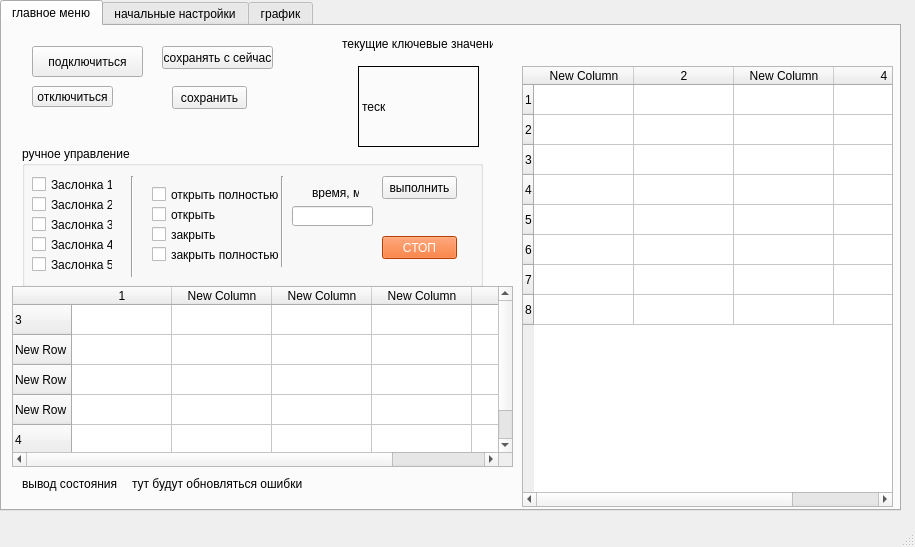
<?xml version="1.0" encoding="UTF-8"?>
<ui version="4.0">
 <class>MainWindow</class>
 <widget class="QMainWindow" name="MainWindow">
  <property name="geometry">
   <rect>
    <x>0</x>
    <y>0</y>
    <width>915</width>
    <height>547</height>
   </rect>
  </property>
  <property name="windowTitle">
   <string>MainWindow</string>
  </property>
  <widget class="QWidget" name="centralwidget">
   <widget class="QTabWidget" name="tabWidget">
    <property name="geometry">
     <rect>
      <x>0</x>
      <y>0</y>
      <width>901</width>
      <height>511</height>
     </rect>
    </property>
    <property name="currentIndex">
     <number>0</number>
    </property>
    <widget class="QWidget" name="tab">
     <attribute name="title">
      <string>главное меню</string>
     </attribute>
     <widget class="QGroupBox" name="groupBox_3">
      <property name="geometry">
       <rect>
        <x>20</x>
        <y>120</y>
        <width>461</width>
        <height>141</height>
       </rect>
      </property>
      <property name="title">
       <string>ручное управление</string>
      </property>
      <widget class="Line" name="line_2">
       <property name="geometry">
        <rect>
         <x>250</x>
         <y>30</y>
         <width>20</width>
         <height>91</height>
        </rect>
       </property>
       <property name="orientation">
        <enum>Qt::Vertical</enum>
       </property>
      </widget>
      <widget class="QCheckBox" name="ch_damp_2">
       <property name="geometry">
        <rect>
         <x>10</x>
         <y>70</y>
         <width>81</width>
         <height>17</height>
        </rect>
       </property>
       <property name="text">
        <string>Заслонка 3</string>
       </property>
      </widget>
      <widget class="QCheckBox" name="open_full">
       <property name="geometry">
        <rect>
         <x>130</x>
         <y>40</y>
         <width>131</width>
         <height>17</height>
        </rect>
       </property>
       <property name="text">
        <string>открыть полностью</string>
       </property>
      </widget>
      <widget class="QCheckBox" name="open">
       <property name="geometry">
        <rect>
         <x>130</x>
         <y>60</y>
         <width>70</width>
         <height>17</height>
        </rect>
       </property>
       <property name="text">
        <string>открыть</string>
       </property>
      </widget>
      <widget class="QCheckBox" name="ch_damp_4">
       <property name="geometry">
        <rect>
         <x>10</x>
         <y>110</y>
         <width>81</width>
         <height>17</height>
        </rect>
       </property>
       <property name="text">
        <string>Заслонка 5</string>
       </property>
      </widget>
      <widget class="QLineEdit" name="time_head">
       <property name="geometry">
        <rect>
         <x>270</x>
         <y>60</y>
         <width>81</width>
         <height>20</height>
        </rect>
       </property>
      </widget>
      <widget class="Line" name="line_4">
       <property name="geometry">
        <rect>
         <x>100</x>
         <y>30</y>
         <width>20</width>
         <height>101</height>
        </rect>
       </property>
       <property name="orientation">
        <enum>Qt::Vertical</enum>
       </property>
      </widget>
      <widget class="QCheckBox" name="close">
       <property name="geometry">
        <rect>
         <x>130</x>
         <y>80</y>
         <width>70</width>
         <height>17</height>
        </rect>
       </property>
       <property name="text">
        <string>закрыть</string>
       </property>
      </widget>
      <widget class="QPushButton" name="to_do_bt">
       <property name="geometry">
        <rect>
         <x>360</x>
         <y>30</y>
         <width>75</width>
         <height>23</height>
        </rect>
       </property>
       <property name="text">
        <string>выполнить</string>
       </property>
      </widget>
      <widget class="QCheckBox" name="ch_damp_0">
       <property name="geometry">
        <rect>
         <x>10</x>
         <y>30</y>
         <width>81</width>
         <height>17</height>
        </rect>
       </property>
       <property name="text">
        <string>Заслонка 1</string>
       </property>
      </widget>
      <widget class="QLabel" name="label_16">
       <property name="geometry">
        <rect>
         <x>290</x>
         <y>40</y>
         <width>47</width>
         <height>13</height>
        </rect>
       </property>
       <property name="text">
        <string>время, мс</string>
       </property>
      </widget>
      <widget class="QCheckBox" name="close_full">
       <property name="geometry">
        <rect>
         <x>130</x>
         <y>100</y>
         <width>131</width>
         <height>17</height>
        </rect>
       </property>
       <property name="text">
        <string>закрыть полностью</string>
       </property>
      </widget>
      <widget class="QCheckBox" name="ch_damp_3">
       <property name="geometry">
        <rect>
         <x>10</x>
         <y>90</y>
         <width>81</width>
         <height>17</height>
        </rect>
       </property>
       <property name="text">
        <string>Заслонка 4</string>
       </property>
      </widget>
      <widget class="QCheckBox" name="ch_damp_1">
       <property name="geometry">
        <rect>
         <x>10</x>
         <y>50</y>
         <width>81</width>
         <height>17</height>
        </rect>
       </property>
       <property name="text">
        <string>Заслонка 2</string>
       </property>
      </widget>
      <widget class="QPushButton" name="stop_bt">
       <property name="geometry">
        <rect>
         <x>360</x>
         <y>90</y>
         <width>75</width>
         <height>23</height>
        </rect>
       </property>
       <property name="styleSheet">
        <string notr="true">background-color: rgb(255, 85, 0);
color: rgb(255, 255, 255);</string>
       </property>
       <property name="text">
        <string>СТОП</string>
       </property>
      </widget>
     </widget>
     <widget class="QTableWidget" name="table_data">
      <property name="geometry">
       <rect>
        <x>520</x>
        <y>40</y>
        <width>371</width>
        <height>441</height>
       </rect>
      </property>
      <row>
       <property name="text">
        <string>1</string>
       </property>
      </row>
      <row>
       <property name="text">
        <string>2</string>
       </property>
      </row>
      <row>
       <property name="text">
        <string>3</string>
       </property>
      </row>
      <row>
       <property name="text">
        <string>4</string>
       </property>
      </row>
      <row>
       <property name="text">
        <string>5</string>
       </property>
      </row>
      <row>
       <property name="text">
        <string>6</string>
       </property>
      </row>
      <row>
       <property name="text">
        <string>7</string>
       </property>
      </row>
      <row>
       <property name="text">
        <string>8</string>
       </property>
      </row>
      <column>
       <property name="text">
        <string>New Column</string>
       </property>
      </column>
      <column>
       <property name="text">
        <string>2</string>
       </property>
      </column>
      <column>
       <property name="text">
        <string>New Column</string>
       </property>
      </column>
      <column>
       <property name="text">
        <string>4</string>
       </property>
      </column>
     </widget>
     <widget class="QTableWidget" name="table_rate">
      <property name="geometry">
       <rect>
        <x>10</x>
        <y>260</y>
        <width>501</width>
        <height>181</height>
       </rect>
      </property>
      <row>
       <property name="text">
        <string>3</string>
       </property>
      </row>
      <row>
       <property name="text">
        <string>New Row</string>
       </property>
      </row>
      <row>
       <property name="text">
        <string>New Row</string>
       </property>
      </row>
      <row>
       <property name="text">
        <string>New Row</string>
       </property>
      </row>
      <row>
       <property name="text">
        <string>4</string>
       </property>
      </row>
      <column>
       <property name="text">
        <string>1</string>
       </property>
      </column>
      <column>
       <property name="text">
        <string>New Column</string>
       </property>
      </column>
      <column>
       <property name="text">
        <string>New Column</string>
       </property>
      </column>
      <column>
       <property name="text">
        <string>New Column</string>
       </property>
      </column>
      <column>
       <property name="text">
        <string>2</string>
       </property>
      </column>
     </widget>
     <widget class="QPushButton" name="connect_bt">
      <property name="geometry">
       <rect>
        <x>30</x>
        <y>20</y>
        <width>111</width>
        <height>31</height>
       </rect>
      </property>
      <property name="cursor">
       <cursorShape>CrossCursor</cursorShape>
      </property>
      <property name="text">
       <string>подключиться</string>
      </property>
     </widget>
     <widget class="QPushButton" name="unconnect">
      <property name="geometry">
       <rect>
        <x>30</x>
        <y>60</y>
        <width>81</width>
        <height>21</height>
       </rect>
      </property>
      <property name="text">
       <string>отключиться</string>
      </property>
     </widget>
     <widget class="QLabel" name="label_17">
      <property name="geometry">
       <rect>
        <x>20</x>
        <y>450</y>
        <width>101</width>
        <height>16</height>
       </rect>
      </property>
      <property name="text">
       <string>вывод состояния</string>
      </property>
     </widget>
     <widget class="QLabel" name="text_error">
      <property name="geometry">
       <rect>
        <x>130</x>
        <y>450</y>
        <width>271</width>
        <height>16</height>
       </rect>
      </property>
      <property name="text">
       <string>тут будут обновляться ошибки</string>
      </property>
     </widget>
     <widget class="QPushButton" name="save_from_now">
      <property name="geometry">
       <rect>
        <x>160</x>
        <y>20</y>
        <width>111</width>
        <height>23</height>
       </rect>
      </property>
      <property name="text">
       <string>сохранять с сейчас</string>
      </property>
     </widget>
     <widget class="QPushButton" name="save">
      <property name="geometry">
       <rect>
        <x>170</x>
        <y>60</y>
        <width>75</width>
        <height>23</height>
       </rect>
      </property>
      <property name="text">
       <string>сохранить</string>
      </property>
     </widget>
     <widget class="QLabel" name="label_19">
      <property name="geometry">
       <rect>
        <x>340</x>
        <y>10</y>
        <width>151</width>
        <height>16</height>
       </rect>
      </property>
      <property name="text">
       <string>текущие ключевые значения</string>
      </property>
     </widget>
     <widget class="QLabel" name="label_20">
      <property name="geometry">
       <rect>
        <x>356</x>
        <y>40</y>
        <width>121</width>
        <height>81</height>
       </rect>
      </property>
      <property name="styleSheet">
       <string notr="true">border-style: solid; border-width: 1px; border-color: black;</string>
      </property>
      <property name="text">
       <string>теск</string>
      </property>
     </widget>
    </widget>
    <widget class="QWidget" name="tab_2">
     <attribute name="title">
      <string>начальные настройки</string>
     </attribute>
     <widget class="QPushButton" name="p2_bt_save">
      <property name="geometry">
       <rect>
        <x>520</x>
        <y>210</y>
        <width>111</width>
        <height>31</height>
       </rect>
      </property>
      <property name="text">
       <string>сохранить</string>
      </property>
     </widget>
     <widget class="QCheckBox" name="p2_flow0">
      <property name="geometry">
       <rect>
        <x>30</x>
        <y>150</y>
        <width>131</width>
        <height>17</height>
       </rect>
      </property>
      <property name="text">
       <string>расходометр 1</string>
      </property>
     </widget>
     <widget class="QLineEdit" name="p2_en_mb1_name5">
      <property name="geometry">
       <rect>
        <x>270</x>
        <y>170</y>
        <width>61</width>
        <height>20</height>
       </rect>
      </property>
     </widget>
     <widget class="QLabel" name="label_3">
      <property name="geometry">
       <rect>
        <x>240</x>
        <y>20</y>
        <width>51</width>
        <height>16</height>
       </rect>
      </property>
      <property name="text">
       <string>mв110_1</string>
      </property>
     </widget>
     <widget class="QLabel" name="label_5">
      <property name="geometry">
       <rect>
        <x>390</x>
        <y>20</y>
        <width>51</width>
        <height>16</height>
       </rect>
      </property>
      <property name="text">
       <string>mв110_2</string>
      </property>
     </widget>
     <widget class="QCheckBox" name="p2_flow3">
      <property name="geometry">
       <rect>
        <x>30</x>
        <y>210</y>
        <width>141</width>
        <height>17</height>
       </rect>
      </property>
      <property name="text">
       <string>расходометр 4</string>
      </property>
     </widget>
     <widget class="QCheckBox" name="p2_damp2">
      <property name="geometry">
       <rect>
        <x>30</x>
        <y>70</y>
        <width>121</width>
        <height>17</height>
       </rect>
      </property>
      <property name="text">
       <string>заслонка 3(обдув 2)</string>
      </property>
     </widget>
     <widget class="QLabel" name="label_4">
      <property name="geometry">
       <rect>
        <x>210</x>
        <y>50</y>
        <width>51</width>
        <height>16</height>
       </rect>
      </property>
      <property name="text">
       <string>включить</string>
      </property>
     </widget>
     <widget class="QCheckBox" name="checkBox_24">
      <property name="geometry">
       <rect>
        <x>360</x>
        <y>190</y>
        <width>70</width>
        <height>17</height>
       </rect>
      </property>
      <property name="text">
       <string>канал 7</string>
      </property>
     </widget>
     <widget class="QGroupBox" name="groupBox">
      <property name="enabled">
       <bool>true</bool>
      </property>
      <property name="geometry">
       <rect>
        <x>510</x>
        <y>40</y>
        <width>371</width>
        <height>151</height>
       </rect>
      </property>
      <property name="title">
       <string>Калибровачнык параметры</string>
      </property>
      <widget class="QLabel" name="label_12">
       <property name="geometry">
        <rect>
         <x>70</x>
         <y>80</y>
         <width>111</width>
         <height>16</height>
        </rect>
       </property>
       <property name="text">
        <string>Нечуйствительность</string>
       </property>
      </widget>
      <widget class="QLabel" name="label_8">
       <property name="geometry">
        <rect>
         <x>110</x>
         <y>20</y>
         <width>31</width>
         <height>16</height>
        </rect>
       </property>
       <property name="text">
        <string>P</string>
       </property>
      </widget>
      <widget class="QLabel" name="label_9">
       <property name="geometry">
        <rect>
         <x>160</x>
         <y>20</y>
         <width>31</width>
         <height>16</height>
        </rect>
       </property>
       <property name="text">
        <string>I</string>
       </property>
      </widget>
      <widget class="QLabel" name="label_10">
       <property name="geometry">
        <rect>
         <x>220</x>
         <y>20</y>
         <width>31</width>
         <height>16</height>
        </rect>
       </property>
       <property name="text">
        <string>D</string>
       </property>
      </widget>
      <widget class="QLabel" name="label_11">
       <property name="geometry">
        <rect>
         <x>20</x>
         <y>80</y>
         <width>47</width>
         <height>13</height>
        </rect>
       </property>
       <property name="text">
        <string>заслонка</string>
       </property>
      </widget>
      <widget class="QLineEdit" name="p2_pid_I">
       <property name="geometry">
        <rect>
         <x>150</x>
         <y>40</y>
         <width>51</width>
         <height>20</height>
        </rect>
       </property>
      </widget>
      <widget class="QLineEdit" name="p2_new_error">
       <property name="geometry">
        <rect>
         <x>90</x>
         <y>100</y>
         <width>51</width>
         <height>20</height>
        </rect>
       </property>
      </widget>
      <widget class="QComboBox" name="p2_select_damp_pid">
       <property name="geometry">
        <rect>
         <x>10</x>
         <y>40</y>
         <width>69</width>
         <height>22</height>
        </rect>
       </property>
      </widget>
      <widget class="QLabel" name="label_7">
       <property name="geometry">
        <rect>
         <x>20</x>
         <y>20</y>
         <width>47</width>
         <height>13</height>
        </rect>
       </property>
       <property name="text">
        <string>заслонка</string>
       </property>
      </widget>
      <widget class="QComboBox" name="p2_select_ch_error">
       <property name="geometry">
        <rect>
         <x>10</x>
         <y>100</y>
         <width>69</width>
         <height>22</height>
        </rect>
       </property>
      </widget>
      <widget class="QLineEdit" name="p2_pid_D">
       <property name="geometry">
        <rect>
         <x>210</x>
         <y>40</y>
         <width>51</width>
         <height>20</height>
        </rect>
       </property>
      </widget>
      <widget class="QPushButton" name="p2_save_pid">
       <property name="geometry">
        <rect>
         <x>270</x>
         <y>40</y>
         <width>75</width>
         <height>23</height>
        </rect>
       </property>
       <property name="text">
        <string>Сохранить</string>
       </property>
      </widget>
      <widget class="QLineEdit" name="p2_pid_P">
       <property name="geometry">
        <rect>
         <x>90</x>
         <y>40</y>
         <width>51</width>
         <height>20</height>
        </rect>
       </property>
      </widget>
      <widget class="QPushButton" name="p2_save_error">
       <property name="geometry">
        <rect>
         <x>150</x>
         <y>100</y>
         <width>75</width>
         <height>23</height>
        </rect>
       </property>
       <property name="text">
        <string>Сохранить</string>
       </property>
      </widget>
      <widget class="QLabel" name="label_14">
       <property name="geometry">
        <rect>
         <x>240</x>
         <y>100</y>
         <width>101</width>
         <height>16</height>
        </rect>
       </property>
       <property name="text">
        <string>период обновления</string>
       </property>
      </widget>
      <widget class="QLabel" name="p2_time_period">
       <property name="geometry">
        <rect>
         <x>260</x>
         <y>120</y>
         <width>47</width>
         <height>13</height>
        </rect>
       </property>
       <property name="text">
        <string>TextLabel</string>
       </property>
      </widget>
     </widget>
     <widget class="QCheckBox" name="p2_flow2">
      <property name="geometry">
       <rect>
        <x>30</x>
        <y>190</y>
        <width>121</width>
        <height>17</height>
       </rect>
      </property>
      <property name="text">
       <string>расходометр 3</string>
      </property>
     </widget>
     <widget class="QCheckBox" name="p2_en_mb1_ch1">
      <property name="geometry">
       <rect>
        <x>210</x>
        <y>90</y>
        <width>70</width>
        <height>17</height>
       </rect>
      </property>
      <property name="text">
       <string>канал 2</string>
      </property>
     </widget>
     <widget class="QCheckBox" name="checkBox_27">
      <property name="geometry">
       <rect>
        <x>360</x>
        <y>110</y>
        <width>70</width>
        <height>17</height>
       </rect>
      </property>
      <property name="text">
       <string>канал 3</string>
      </property>
     </widget>
     <widget class="QLineEdit" name="p2_en_mb2_name4">
      <property name="geometry">
       <rect>
        <x>420</x>
        <y>150</y>
        <width>61</width>
        <height>20</height>
       </rect>
      </property>
      <property name="text">
       <string/>
      </property>
     </widget>
     <widget class="QLineEdit" name="p2_en_mb2_name5">
      <property name="geometry">
       <rect>
        <x>420</x>
        <y>170</y>
        <width>61</width>
        <height>20</height>
       </rect>
      </property>
      <property name="text">
       <string/>
      </property>
     </widget>
     <widget class="QCheckBox" name="checkBox_23">
      <property name="geometry">
       <rect>
        <x>360</x>
        <y>130</y>
        <width>70</width>
        <height>17</height>
       </rect>
      </property>
      <property name="text">
       <string>канал 4</string>
      </property>
     </widget>
     <widget class="QLabel" name="label_2">
      <property name="geometry">
       <rect>
        <x>430</x>
        <y>50</y>
        <width>47</width>
        <height>13</height>
       </rect>
      </property>
      <property name="text">
       <string>название</string>
      </property>
     </widget>
     <widget class="Line" name="line_3">
      <property name="geometry">
       <rect>
        <x>170</x>
        <y>10</y>
        <width>20</width>
        <height>241</height>
       </rect>
      </property>
      <property name="orientation">
       <enum>Qt::Vertical</enum>
      </property>
     </widget>
     <widget class="Line" name="line">
      <property name="geometry">
       <rect>
        <x>30</x>
        <y>130</y>
        <width>141</width>
        <height>20</height>
       </rect>
      </property>
      <property name="orientation">
       <enum>Qt::Horizontal</enum>
      </property>
     </widget>
     <widget class="QCheckBox" name="checkBox_26">
      <property name="geometry">
       <rect>
        <x>360</x>
        <y>150</y>
        <width>70</width>
        <height>17</height>
       </rect>
      </property>
      <property name="text">
       <string>канал 5</string>
      </property>
     </widget>
     <widget class="QLineEdit" name="p2_en_mb1_name7">
      <property name="geometry">
       <rect>
        <x>270</x>
        <y>210</y>
        <width>61</width>
        <height>20</height>
       </rect>
      </property>
     </widget>
     <widget class="QLineEdit" name="p2_en_mb2_name2">
      <property name="geometry">
       <rect>
        <x>420</x>
        <y>110</y>
        <width>61</width>
        <height>20</height>
       </rect>
      </property>
      <property name="text">
       <string/>
      </property>
     </widget>
     <widget class="QLineEdit" name="p2_en_mb1_name0">
      <property name="geometry">
       <rect>
        <x>270</x>
        <y>70</y>
        <width>61</width>
        <height>20</height>
       </rect>
      </property>
     </widget>
     <widget class="QCheckBox" name="p2_flow4">
      <property name="geometry">
       <rect>
        <x>30</x>
        <y>230</y>
        <width>141</width>
        <height>17</height>
       </rect>
      </property>
      <property name="text">
       <string>расходометр 5</string>
      </property>
     </widget>
     <widget class="QLabel" name="label">
      <property name="geometry">
       <rect>
        <x>280</x>
        <y>50</y>
        <width>47</width>
        <height>13</height>
       </rect>
      </property>
      <property name="text">
       <string>название</string>
      </property>
     </widget>
     <widget class="QLineEdit" name="p2_en_mb2_name3">
      <property name="geometry">
       <rect>
        <x>420</x>
        <y>130</y>
        <width>61</width>
        <height>20</height>
       </rect>
      </property>
      <property name="text">
       <string/>
      </property>
     </widget>
     <widget class="QLineEdit" name="p2_en_mb1_name3">
      <property name="geometry">
       <rect>
        <x>270</x>
        <y>130</y>
        <width>61</width>
        <height>20</height>
       </rect>
      </property>
     </widget>
     <widget class="QLineEdit" name="p2_en_mb2_name6">
      <property name="geometry">
       <rect>
        <x>420</x>
        <y>190</y>
        <width>61</width>
        <height>20</height>
       </rect>
      </property>
      <property name="text">
       <string/>
      </property>
     </widget>
     <widget class="QCheckBox" name="p2_damp3">
      <property name="geometry">
       <rect>
        <x>30</x>
        <y>90</y>
        <width>141</width>
        <height>17</height>
       </rect>
      </property>
      <property name="text">
       <string>заслонка 4(топливо 1)</string>
      </property>
     </widget>
     <widget class="QLineEdit" name="p2_en_mb2_name1">
      <property name="geometry">
       <rect>
        <x>420</x>
        <y>90</y>
        <width>61</width>
        <height>20</height>
       </rect>
      </property>
      <property name="text">
       <string/>
      </property>
     </widget>
     <widget class="QLineEdit" name="p2_en_mb2_name7">
      <property name="geometry">
       <rect>
        <x>420</x>
        <y>210</y>
        <width>61</width>
        <height>20</height>
       </rect>
      </property>
      <property name="text">
       <string/>
      </property>
     </widget>
     <widget class="QLineEdit" name="p2_en_mb2_name0">
      <property name="geometry">
       <rect>
        <x>420</x>
        <y>70</y>
        <width>61</width>
        <height>20</height>
       </rect>
      </property>
      <property name="text">
       <string/>
      </property>
     </widget>
     <widget class="QCheckBox" name="p2_en_mb1_ch6">
      <property name="geometry">
       <rect>
        <x>210</x>
        <y>190</y>
        <width>70</width>
        <height>17</height>
       </rect>
      </property>
      <property name="text">
       <string>канал 7</string>
      </property>
     </widget>
     <widget class="QCheckBox" name="checkBox_25">
      <property name="geometry">
       <rect>
        <x>360</x>
        <y>70</y>
        <width>70</width>
        <height>17</height>
       </rect>
      </property>
      <property name="text">
       <string>канал 1</string>
      </property>
     </widget>
     <widget class="QCheckBox" name="p2_en_mb1_ch7">
      <property name="geometry">
       <rect>
        <x>210</x>
        <y>210</y>
        <width>70</width>
        <height>17</height>
       </rect>
      </property>
      <property name="text">
       <string>канал 8</string>
      </property>
     </widget>
     <widget class="QCheckBox" name="checkBox_28">
      <property name="geometry">
       <rect>
        <x>360</x>
        <y>210</y>
        <width>70</width>
        <height>17</height>
       </rect>
      </property>
      <property name="text">
       <string>канал 8</string>
      </property>
     </widget>
     <widget class="QCheckBox" name="p2_en_mb1_ch4">
      <property name="geometry">
       <rect>
        <x>210</x>
        <y>150</y>
        <width>70</width>
        <height>17</height>
       </rect>
      </property>
      <property name="text">
       <string>канал 5</string>
      </property>
     </widget>
     <widget class="QCheckBox" name="p2_en_mb1_ch5">
      <property name="geometry">
       <rect>
        <x>210</x>
        <y>170</y>
        <width>70</width>
        <height>17</height>
       </rect>
      </property>
      <property name="text">
       <string>канал 6</string>
      </property>
     </widget>
     <widget class="QCheckBox" name="checkBox_29">
      <property name="geometry">
       <rect>
        <x>360</x>
        <y>90</y>
        <width>70</width>
        <height>17</height>
       </rect>
      </property>
      <property name="text">
       <string>канал 2</string>
      </property>
     </widget>
     <widget class="QCheckBox" name="p2_en_mb1_ch0">
      <property name="geometry">
       <rect>
        <x>210</x>
        <y>70</y>
        <width>70</width>
        <height>17</height>
       </rect>
      </property>
      <property name="text">
       <string>канал 1</string>
      </property>
     </widget>
     <widget class="QCheckBox" name="p2_damp0">
      <property name="geometry">
       <rect>
        <x>30</x>
        <y>30</y>
        <width>131</width>
        <height>17</height>
       </rect>
      </property>
      <property name="text">
       <string>заслонка 1(горение)</string>
      </property>
     </widget>
     <widget class="QCheckBox" name="p2_damp1">
      <property name="geometry">
       <rect>
        <x>30</x>
        <y>50</y>
        <width>121</width>
        <height>17</height>
       </rect>
      </property>
      <property name="text">
       <string>заслонка 2(обдув 1)</string>
      </property>
     </widget>
     <widget class="QCheckBox" name="p2_en_mb1_ch2">
      <property name="geometry">
       <rect>
        <x>210</x>
        <y>110</y>
        <width>70</width>
        <height>17</height>
       </rect>
      </property>
      <property name="text">
       <string>канал 3</string>
      </property>
     </widget>
     <widget class="QLineEdit" name="p2_en_mb1_name2">
      <property name="geometry">
       <rect>
        <x>270</x>
        <y>110</y>
        <width>61</width>
        <height>20</height>
       </rect>
      </property>
     </widget>
     <widget class="QCheckBox" name="p2_damp4">
      <property name="geometry">
       <rect>
        <x>30</x>
        <y>110</y>
        <width>141</width>
        <height>17</height>
       </rect>
      </property>
      <property name="text">
       <string>заслонка 5(топливо 2)</string>
      </property>
     </widget>
     <widget class="QCheckBox" name="p2_en_mb1_ch3">
      <property name="geometry">
       <rect>
        <x>210</x>
        <y>130</y>
        <width>70</width>
        <height>17</height>
       </rect>
      </property>
      <property name="text">
       <string>канал 4</string>
      </property>
     </widget>
     <widget class="QLineEdit" name="p2_en_mb1_name4">
      <property name="geometry">
       <rect>
        <x>270</x>
        <y>150</y>
        <width>61</width>
        <height>20</height>
       </rect>
      </property>
     </widget>
     <widget class="QLineEdit" name="p2_en_mb1_name6">
      <property name="geometry">
       <rect>
        <x>270</x>
        <y>190</y>
        <width>61</width>
        <height>20</height>
       </rect>
      </property>
     </widget>
     <widget class="QLabel" name="label_6">
      <property name="geometry">
       <rect>
        <x>360</x>
        <y>50</y>
        <width>51</width>
        <height>16</height>
       </rect>
      </property>
      <property name="text">
       <string>включить</string>
      </property>
     </widget>
     <widget class="QCheckBox" name="checkBox_30">
      <property name="geometry">
       <rect>
        <x>360</x>
        <y>170</y>
        <width>70</width>
        <height>17</height>
       </rect>
      </property>
      <property name="text">
       <string>канал 6</string>
      </property>
     </widget>
     <widget class="QCheckBox" name="p2_flow1">
      <property name="geometry">
       <rect>
        <x>30</x>
        <y>170</y>
        <width>121</width>
        <height>17</height>
       </rect>
      </property>
      <property name="text">
       <string>расходометр 2</string>
      </property>
     </widget>
     <widget class="QLineEdit" name="p2_en_mb1_name1">
      <property name="geometry">
       <rect>
        <x>270</x>
        <y>90</y>
        <width>61</width>
        <height>20</height>
       </rect>
      </property>
     </widget>
    </widget>
    <widget class="QWidget" name="tab_3">
     <attribute name="title">
      <string>график</string>
     </attribute>
     <widget class="QComboBox" name="p3_secect_data">
      <property name="geometry">
       <rect>
        <x>40</x>
        <y>30</y>
        <width>111</width>
        <height>31</height>
       </rect>
      </property>
     </widget>
     <widget class="QLabel" name="label_13">
      <property name="geometry">
       <rect>
        <x>70</x>
        <y>10</y>
        <width>47</width>
        <height>13</height>
       </rect>
      </property>
      <property name="text">
       <string>параметр</string>
      </property>
     </widget>
    </widget>
   </widget>
  </widget>
  <widget class="QMenuBar" name="menubar">
   <property name="geometry">
    <rect>
     <x>0</x>
     <y>0</y>
     <width>915</width>
     <height>21</height>
    </rect>
   </property>
  </widget>
  <widget class="QStatusBar" name="statusbar"/>
 </widget>
 <resources/>
 <connections/>
</ui>
